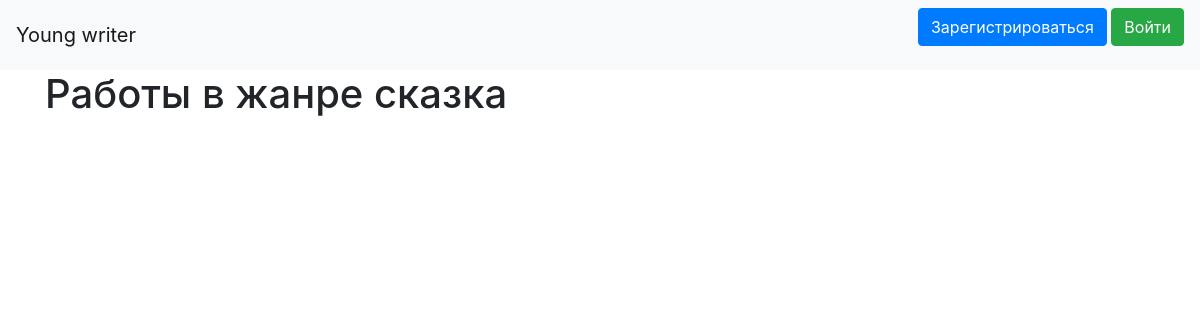
/filtered_by_genre/11, run on an earlier commit of the app's database.
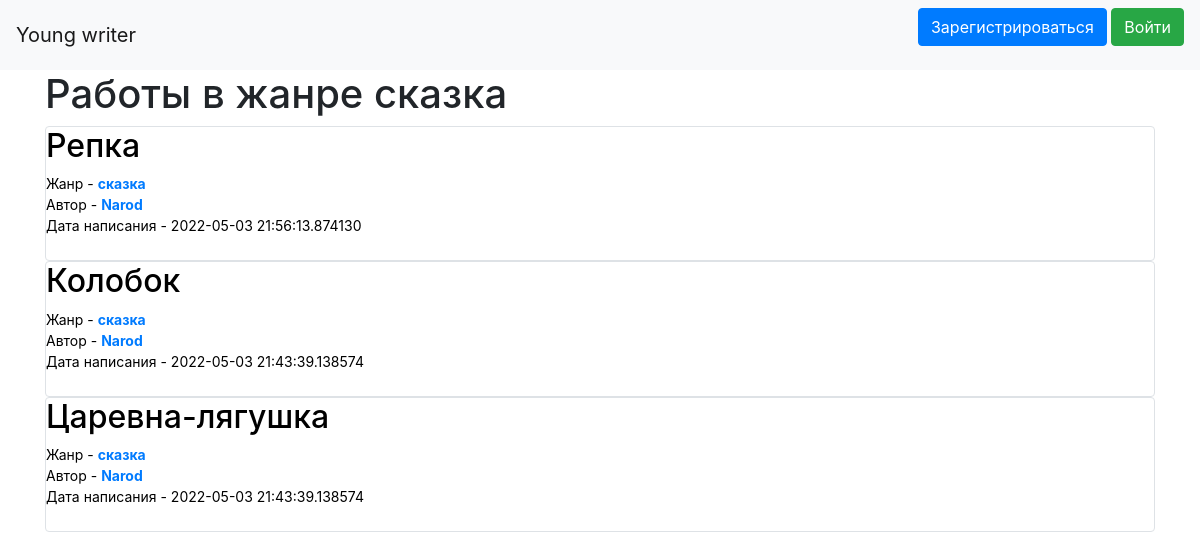
And on a later commit of the database.
### data/works.py (models this page shows)
class Works(SqlAlchemyBase, SerializerMixin):
    __tablename__ = 'works'
    datetime_format = '%d %B %Y'
    id = sqlalchemy.Column(sqlalchemy.Integer,
                           primary_key=True, autoincrement=True)
    title = sqlalchemy.Column(sqlalchemy.String, nullable=True)
    genre_id = sqlalchemy.Column(sqlalchemy.Integer,
                                sqlalchemy.ForeignKey("genres.id"))
    description = sqlalchemy.Column(sqlalchemy.String, nullable=True)
    content = sqlalchemy.Column(sqlalchemy.String, nullable=True)
    created_date = sqlalchemy.Column(sqlalchemy.DateTime,
                                     default=datetime.datetime.now())
    is_private = sqlalchemy.Column(sqlalchemy.Boolean, default=True)
    user_id = sqlalchemy.Column(sqlalchemy.Integer,
                                sqlalchemy.ForeignKey("users.id"))
    user = orm.relation('User')
    genre = orm.relation('Genre')

### data/genre.py (models this page shows)
class Genre(SqlAlchemyBase, SerializerMixin):
    __tablename__ = 'genres'
    id = sqlalchemy.Column(sqlalchemy.Integer, primary_key=True,
                           autoincrement=True)
    name = sqlalchemy.Column(sqlalchemy.String, nullable=True)
    news = orm.relation("Works", back_populates='genre')

### data/users.py (models this page shows, shortened)
class User(SqlAlchemyBase, UserMixin, SerializerMixin):
    __tablename__ = 'users'
    id = sqlalchemy.Column(sqlalchemy.Integer,
                           primary_key=True, autoincrement=True)
    name = sqlalchemy.Column(sqlalchemy.String, nullable=True)
    about = sqlalchemy.Column(sqlalchemy.String, nullable=True)
    email = sqlalchemy.Column(sqlalchemy.String,
                              index=True, unique=True, nullable=True)
    hashed_password = sqlalchemy.Column(sqlalchemy.String, nullable=True)
    created_date = sqlalchemy.Column(sqlalchemy.DateTime,
                                     default=datetime.datetime.now)
    news = orm.relation("Works", back_populates='user')

### main.py (the view)
@app.route('/filtered_by_genre/<int:genre_id>')
def filtered_by_genre(genre_id):
    db_sess = db_session.create_session()
    works = db_sess.query(Works).filter(Works.genre_id == genre_id).order_by(
        desc(Works.created_date))
    return render_template('index.html',
                           headline=f'Работы в жанре {GENRES[genre_id - 1]}',
                           works=works)

### data/db_session.py (called while the page is built)
def create_session() -> Session:
    global __factory
    return __factory()

### templates/index.html (shortened to what this page needs)
{% extends "base.html" %}
{% block content %}
<h1>{{ headline }}</h1>
{% for item in works %}
<div class="col-md6 border rounded" style="color: black;">
    <a href='/texts/{{ item.id|int() }}' class='straight_link'>
        <h2>{{item.title}}</h2>
    </a>
    <div style="overflow-x:hidden; text-overflow: ellipsis; font-size: 14px;">
        Жанр - <a href="/filtered_by_genre/{{ item.genre_id }}"><b>{{item.genre.name}}</b></a><br>
        Автор - <a href="/profile/{{item.user_id}}"><b>{{item.user.name}}</b><a>
        <br>Дата написания - {{item.created_date}}
    </div>
    <br>
</div>
{% endfor %}
{% endblock %}

What changed in the data, as far as the page shows it:
added Works: title "Репка", genre.name "сказка", user.name "Narod", created_date "2022-05-03 21:56:13.874130"
added Works: title "Колобок", genre.name "сказка", user.name "Narod", created_date "2022-05-03 21:43:39.138574"
added Works: title "Царевна-лягушка", genre.name "сказка", user.name "Narod", created_date "2022-05-03 21:43:39.138574"
